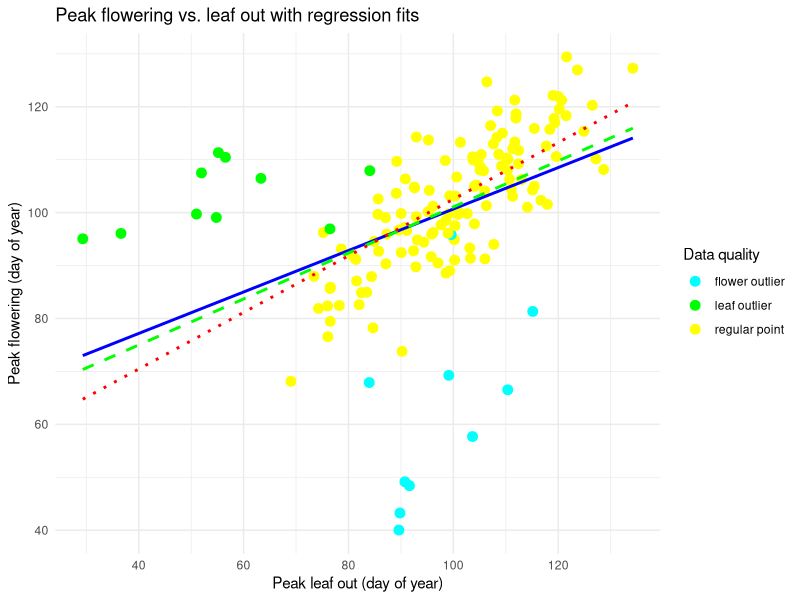
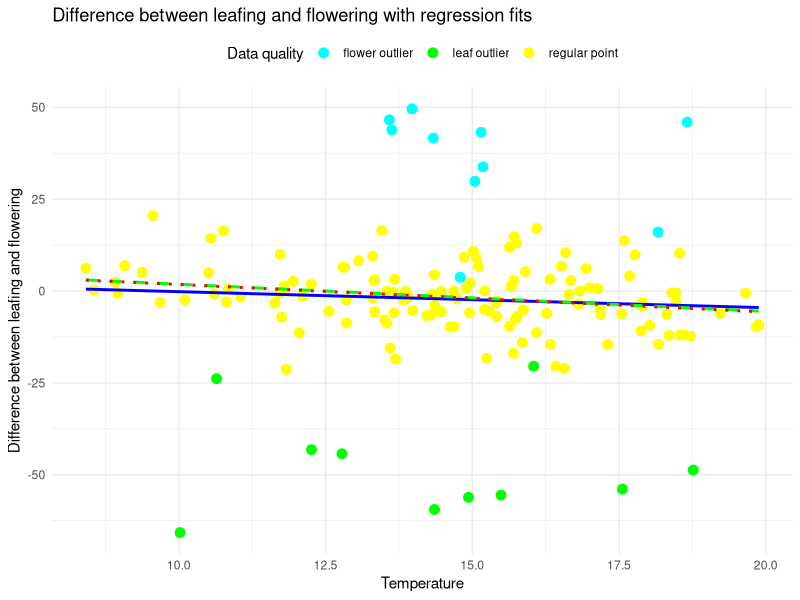

Recreate these plots in R, in order.
library(tidyverse)
library(MASS)  # For robust linear modeling using rlm

set.seed(135)

# Number of data points
n <- 150

# Simulate temperature with a relationship to phenological phases
temperature <- rnorm(n, mean = 15, sd = 3)

# Simulate peak leaf out date (day of year) with influence from temperature
leaf_out_date <- rnorm(n, mean = 130, sd = 12) - 2 * temperature

# Create peak flowering date with a linear relationship plus noise
flowering_date <- 0.8 * leaf_out_date + rnorm(n, mean = 22, sd = 7)

# Introduce more extreme leaf outliers
leaf_outliers_indices <- sample(seq_len(n), size = 10, replace = FALSE)
leaf_out_date[leaf_outliers_indices] <- leaf_out_date[leaf_outliers_indices] - rnorm(length(leaf_outliers_indices), mean = 40, sd = 10)

# Introduce more extreme flower outliers
flower_outliers_indices <- sample(seq_len(n), size = 10, replace = FALSE)
flowering_date[flower_outliers_indices] <- flowering_date[flower_outliers_indices] - rnorm(length(flower_outliers_indices), mean = 40, sd = 10)

# Calculate difference between flowering and leafing
difference <- leaf_out_date - flowering_date

# Create a data frame with the simulated data
phenology_data <- tibble(
  temperature = temperature,
  leaf_out_date = leaf_out_date,
  flowering_date = flowering_date,
  difference = difference,
  outlier_type = case_when(
    seq_len(n) %in% leaf_outliers_indices ~ "leaf outlier",
    seq_len(n) %in% flower_outliers_indices ~ "flower outlier",
    TRUE ~ "regular point"
  )
)

# Initial regression to determine weights
initial_fit <- lm(flowering_date ~ leaf_out_date, data = phenology_data)
initial_residuals <- residuals(initial_fit)

# Assign Huber weights based on initial residuals
k <- 1.345 # Common tuning parameter in Huber weighting
weights <- pmin(1, k / abs(initial_residuals))

phenology_data <- phenology_data %>%
  mutate(weights = weights)

# Weighted Regression
weighted_fit <- lm(flowering_date ~ leaf_out_date, data = phenology_data, weights = weights)

# Robust Regression with increased maximum iterations and method set to "MM"
robust_fit <- MASS::rlm(flowering_date ~ leaf_out_date, data = phenology_data, maxit = 100, method = "MM")

# Plot flowering_date vs. leaf_out_date with different fits
ggplot(phenology_data, aes(x = leaf_out_date, y = flowering_date, color = outlier_type)) +
  geom_point(size = 3) +
  geom_smooth(method = "lm", formula = y ~ x, color = "blue", se = FALSE, linetype = "solid", linewidth = 1) +
  geom_smooth(method = "lm", formula = y ~ x, aes(weight = weights), color = "green", se = FALSE, linetype = "dashed", linewidth = 1) +
  geom_smooth(method = MASS::rlm, formula = y ~ x, color = "red", se = FALSE, linetype = "dotted", linewidth = 1, n = 150, method.args = list(maxit = 100, method = "MM")) +
  scale_color_manual(values = c("flower outlier" = "cyan", "leaf outlier" = "green", "regular point" = "yellow")) +
  labs(x = "Peak leaf out (day of year)", y = "Peak flowering (day of year)", color = "Data quality") +
  theme_minimal() +
  ggtitle("Peak flowering vs. leaf out with regression fits")

# Plot difference vs. temperature with different fits
ggplot(phenology_data, aes(x = temperature, y = difference, color = outlier_type)) +
  geom_point(size = 3, aes(size = weights)) +
  geom_smooth(method = "lm", formula = y ~ x, color = "blue", se = FALSE, linetype = "solid", linewidth = 1) +
  geom_smooth(method = "lm", formula = y ~ x, aes(weight = weights), color = "green", se = FALSE, linetype = "dashed", linewidth = 1) +
  geom_smooth(method = MASS::rlm, formula = y ~ x, color = "red", linetype = "dotted", se = FALSE, linewidth = 1, n = 150, method.args = list(maxit = 100, method = "MM")) +
  labs(x = "Temperature", y = "Difference between leafing and flowering", color = "Data quality") +
  theme_minimal() +
  scale_size_continuous(name = "Weight") +
  scale_color_manual(values = c("flower outlier" = "cyan", "leaf outlier" = "green", "regular point" = "yellow")) +
  guides(size = guide_legend(override.aes = list(alpha = 1))) +
  theme(legend.position = "top") +
  ggtitle("Difference between leafing and flowering with regression fits")
